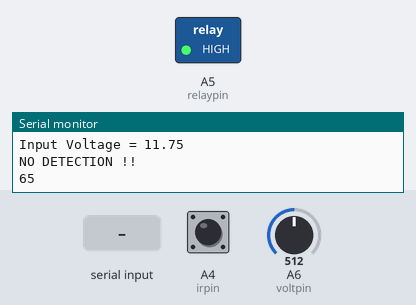
A sketch run on a simulated Arduino Nano, built with avr-gcc and run on an emulated ATmega328P. Shown: switched loads named in the sketch (green lamp = pin HIGH), the last lines printed to the serial monitor. Inputs (shaded band) come from the test bench; at power-on: A4 (irpin) HIGH, A6 (voltpin) = 512.

Above: at 1.2 s.
1.3 s: "1\n" received over the second serial link
At 1.6 s:
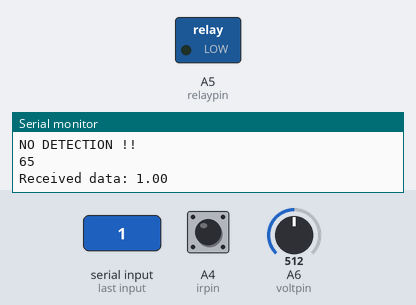
3.8 s: A4 (irpin) pulled LOW for 1 s
6.3 s: A4 (irpin) driven LOW
Timing chart, 0 to 9.3 s (numbered marks = the images above; inputs shaded):
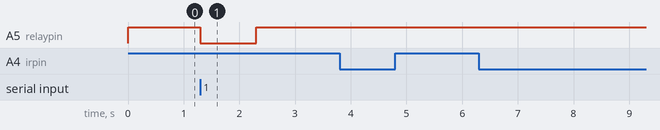

The sketch:

nano.ino
```cpp
#include <ArduinoJson.h>
#include <SoftwareSerial.h>
SoftwareSerial esp32(3, 4);

int delayctr = 5;

#define voltpin A6
#define relaypin A5
#define irpin A4

unsigned long previousMillis = 0;
int ctr = 0;

float receivedData;
float adc_voltage = 0.0;
float in_voltage = 0.0;

// Floats for resistor values in divider (in ohms)
float R1 = 30000.0;
float R2 = 7500.0;

// Float for Reference Voltage
float ref_voltage = 5.0;

// Calibration: adjust so the printed voltage matches the real battery voltage.
// Door 1: CAL = 1.00   Door 2: CAL = 0.94   (edit the one for the Nano you're flashing)
float CAL = 0.94;

// Battery curve (resting voltage -> percent). Example: 3S LiPo. Edit for your pack.
const float PACK_V[] = { 10.50, 10.95, 11.25, 11.55, 12.00, 12.60 };
const int PACK_P[] = { 0, 10, 30, 55, 78, 100 };
const int PACK_N = 6;

int batteryPercent(float v) {
  if (v <= PACK_V[0]) return 0;
  if (v >= PACK_V[PACK_N - 1]) return 100;
  for (int i = 1; i < PACK_N; i++) {
    if (v <= PACK_V[i]) {
      float t = (v - PACK_V[i - 1]) / (PACK_V[i] - PACK_V[i - 1]);
      return (int)(PACK_P[i - 1] + t * (PACK_P[i] - PACK_P[i - 1]) + 0.5);
    }
  }
  return 100;
}

// Integer for ADC value
int adc_value = 0;

int status = 0;

void setup() {
  Serial.begin(115200);
  esp32.begin(9600);

  pinMode(irpin, INPUT_PULLUP);
  pinMode(relaypin, OUTPUT);
  digitalWrite(relaypin, HIGH);
}

void loop() {

  if (esp32.available()) {
    receivedData = esp32.parseInt();
    Serial.print("Received data: ");
    Serial.println(receivedData);
    if (receivedData == 1) {
      digitalWrite(relaypin, LOW);
      delay(1000);
      digitalWrite(relaypin, HIGH);
    }
  }

  unsigned long currentMillis = millis();
  if (currentMillis - previousMillis >= 1000) {
    previousMillis = currentMillis;

    // Average 16 readings to smooth out noise
    long adc_sum = 0;
    for (int i = 0; i < 16; i++) {
      adc_sum += analogRead(voltpin);
      delay(2);
    }
    adc_value = adc_sum / 16;
    adc_voltage = (adc_value * ref_voltage) / 1024.0;
    in_voltage = adc_voltage * (R1 + R2) / R2 * CAL;
    Serial.print("Input Voltage = ");
    Serial.println(in_voltage, 2);
    int mappedValue = batteryPercent(in_voltage);

    if (digitalRead(irpin) == LOW) {
      ctr++;
      Serial.print("DETECTION COUNTER : ");
      Serial.println(ctr);
      if (ctr >= delayctr) {
        Serial.println("DETECTION FOUND !!");
        status = 1;
      }
    } else {
      Serial.println("NO DETECTION !!");
      ctr = 0;
      status = 0;
    }
    Serial.println(mappedValue);
    esp32.print(mappedValue);
    esp32.print(",");
    esp32.println(status);
  }
}
```

Measured:
- after the input at 1.3 s, A5 (relaypin): HIGH → LOW at once, → HIGH 1.0 s later
